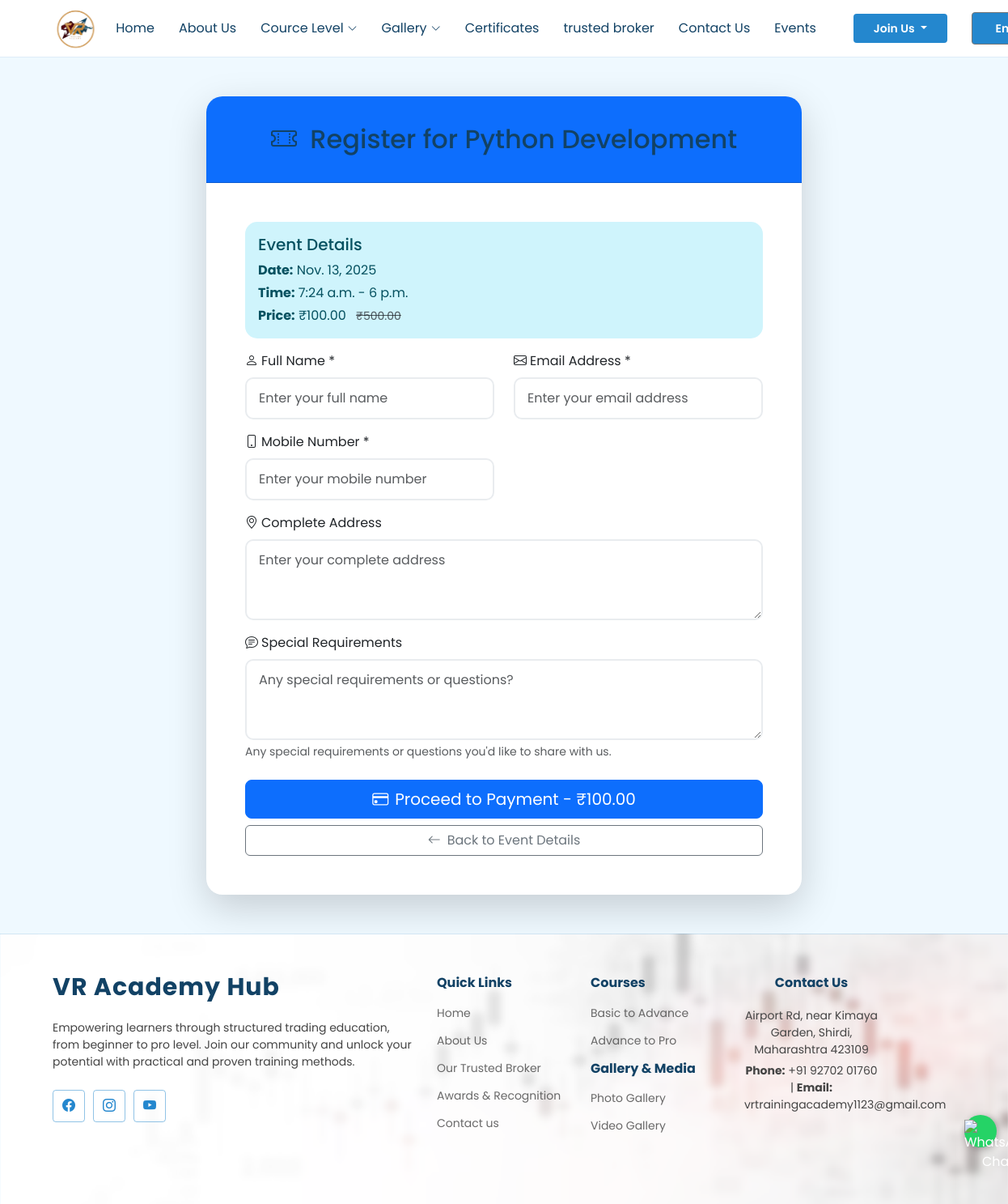
/en/event/1/register/, run on an earlier commit of the app's database.
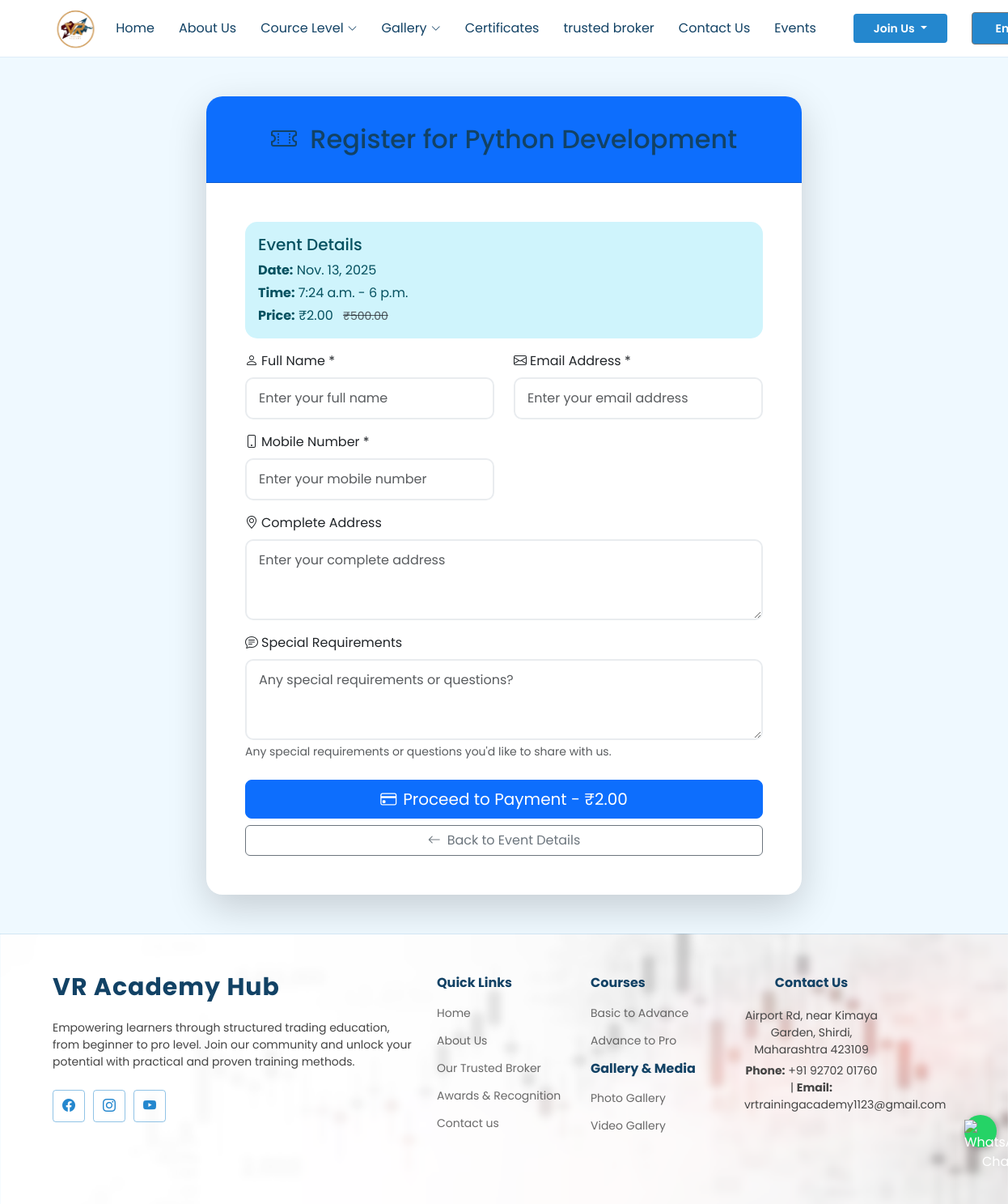
And on a later commit of the database.
### AdminApp/models.py (models this page shows, shortened)
class Event(models.Model):
    EVENT_STATUS = [
        ('draft', 'Draft'),
        ('published', 'Published'),
        ('cancelled', 'Cancelled'),
        ('completed', 'Completed'),
    ]
    thumbnail = models.ImageField(
        upload_to="event_thumbnails/",
        blank=True,
        null=True,
        help_text="Upload event thumbnail image (Recommended size: 800x600 pixels)"
    )
    title = models.CharField(
        max_length=200,
        help_text="Enter the main title of the event"
    )
    subtitle = models.CharField(
        max_length=300,
        blank=True,
        null=True,
        help_text="Add an optional subtitle for the event"
    )
    description = models.TextField(
        blank=True,
        null=True,
        help_text="Write a detailed description of the event"
    )
    category = models.CharField(
        max_length=100,
        blank=True,
        null=True,
        help_text="Specify the category or type of event (e.g., Webinar, Workshop)"
    )
    tags = models.JSONField(
        default=list,
        blank=True,
        null=True,
        help_text="List of keywords related to the event (e.g., ['Technology', 'Education'])"
    )
    event_date = models.DateField(
        help_text="Select the event date"
    )
    event_start_time = models.TimeField(
        help_text="Enter the start time of the event"
    )
    event_end_time = models.TimeField(
        help_text="Enter the end time of the event"
    )
    timezone = models.CharField(
        max_length=50,
        default='IST',
        help_text="Specify the event timezone"
    )
    meeting_link = models.URLField(
        blank=True,
        null=True,
        help_text="Add meeting link if applicable (e.g., Zoom or Google Meet URL)"
    )
    meeting_id = models.CharField(
        max_length=100,
        blank=True,
        null=True,
        help_text="Enter meeting ID if required"
    )
    meeting_password = models.CharField(
        max_length=100,
        blank=True,
        null=True,
        help_text="Enter meeting password if required"
    )
    is_free = models.BooleanField(
        default=False,
        help_text="Check if the event is free to attend"
    )
    registration_strickthrough_fee = models.DecimalField(
        max_digits=10,
        decimal_places=2,
        blank=True,
        null=True,
        help_text="Enter original registration fee (for strikethrough display)"
    )
    registration_offer_fee = models.DecimalField(
        max_digits=10,
        decimal_places=2,
        default=0.00,
        help_text="Enter discounted or current registration fee"
    )
    status = models.CharField(
        max_length=20,
        choices=EVENT_STATUS,
        default='draft',
        help_text="Select current event status"
    )
    created_at = models.DateTimeField(
        auto_now_add=True,
        help_text="Automatically set when event is created"
    )
    updated_at = models.DateTimeField(
        auto_now=True,
        help_text="Automatically updates when event is modified"
    )
    published_at = models.DateTimeField(
        blank=True,
        null=True,
        help_text="Date and time when event was published"
    )

### WebApp/views.py (the view)
# urls.py: path('event/<int:event_id>/register/', event_registration, name='event_registration'),
def event_registration(request, event_id):
    event = get_object_or_404(Event, id=event_id, status='published')
    if request.method == 'POST':
        form = EventRegistrationForm(request.POST)
        if form.is_valid():
            try:
                registration = form.save(commit=False)
                registration.event = event
                if not registration.registration_id:
                    registration.registration_id = registration.generate_registration_id()
                if event.is_free:
                    registration.payment_status = 'success'
                    registration.save()
                    logger.info(f"Free registration created: {registration.registration_id}")
                    return redirect('registration_success', registration_id=registration.registration_id)
                else:
                    registration.save()
                    logger.info(f"Creating Razorpay order for registration: {registration.registration_id}")
                    order_data = {
                        'amount': event.current_price,  # amount in paisa
                        'currency': 'INR',
                        'receipt': str(registration.registration_id),  # Convert to string
                        'notes': {
                            'event_id': str(event.id),  # Convert to string
                            'registration_id': str(registration.registration_id),  # Convert to string
                        }
                    }
                    try:
                        order = client.order.create(data=order_data)
                        registration.razorpay_order_id = order['id']
                        registration.save()
                        logger.info(f"Razorpay order created: {order['id']}")
                        return render(request, 'payment.html', {
                            'event': event,
                            'registration': registration,
                            'order': order,
                            'razorpay_key_id': settings.RAZORPAY_KEY_ID,
                            'callback_url': request.build_absolute_uri('/payment/verify/'),
                        })
                    except Exception as e:
                        logger.error(f"Razorpay order creation failed: {str(e)}")
                        registration.payment_status = 'failed'
                        registration.save()
                        form.add_error(None, f'Payment initialization failed: {str(e)}')
            except Exception as e:
                logger.error(f"Registration creation failed: {str(e)}")
                form.add_error(None, f'Registration failed: {str(e)}')
    else:
        form = EventRegistrationForm()
    context = {
        'event': event,
        'form': form,
    }
    return render(request, 'event_registration.html', context)

### WebApp/templates/event_registration.html (shortened to what the changed rows need)
{% extends "website_base.html" %}
{% load static %}
{% block content %}
<div class="container py-5">
    <div class="row justify-content-center">
        <div class="col-lg-8">
            <div class="card shadow-lg border-0">
                <div class="card-header bg-primary text-white py-4">
                    <h2 class="mb-0 text-center">
                        <i class="bi bi-ticket-perforated me-2"></i>
                        Register for {{ event.title }}
                    </h2>
                </div>
                <div class="card-body p-5">
                    <div class="alert alert-info">
                        <h5 class="alert-heading">Event Details</h5>
                        <p class="mb-1"><strong>Date:</strong> {{ event.event_date }}</p>
                        <p class="mb-1"><strong>Time:</strong> {{ event.event_start_time }} - {{ event.event_end_time }}</p>
                        <p class="mb-0"><strong>Price:</strong>
                            {% if event.is_free %}
                                <span class="badge bg-success">FREE</span>
                            {% else %}
                                ₹{{ event.registration_offer_fee }}
                                {% if event.registration_strickthrough_fee %}
                                    <small class="text-muted text-decoration-line-through ms-2">
                                        ₹{{ event.registration_strickthrough_fee }}
                                    </small>
                                {% endif %}
                            {% endif %}
                        </p>
                    </div>
                    <form method="post" id="registrationForm">
                        <div class="d-grid gap-2">
                            {% if event.is_free %}
                                <button type="submit" class="btn btn-success btn-lg">
                                    <i class="bi bi-check-circle me-2"></i>Register for Free
                                </button>
                            {% else %}
                                <button type="submit" class="btn btn-primary btn-lg">
                                    <i class="bi bi-credit-card me-2"></i>Proceed to Payment - ₹{{ event.registration_offer_fee }}
                                </button>
                            {% endif %}
                            <a href="{% url 'event_detail' event.id %}" class="btn btn-outline-secondary">
                                <i class="bi bi-arrow-left me-2"></i>Back to Event Details
                            </a>
                        </div>
                    </form>
                </div>
            </div>
        </div>
    </div>
</div>
{% endblock %}

What changed in the data, as far as the page shows it:
changed Event "Python Development": registration_offer_fee "100.00" → "2.00"
